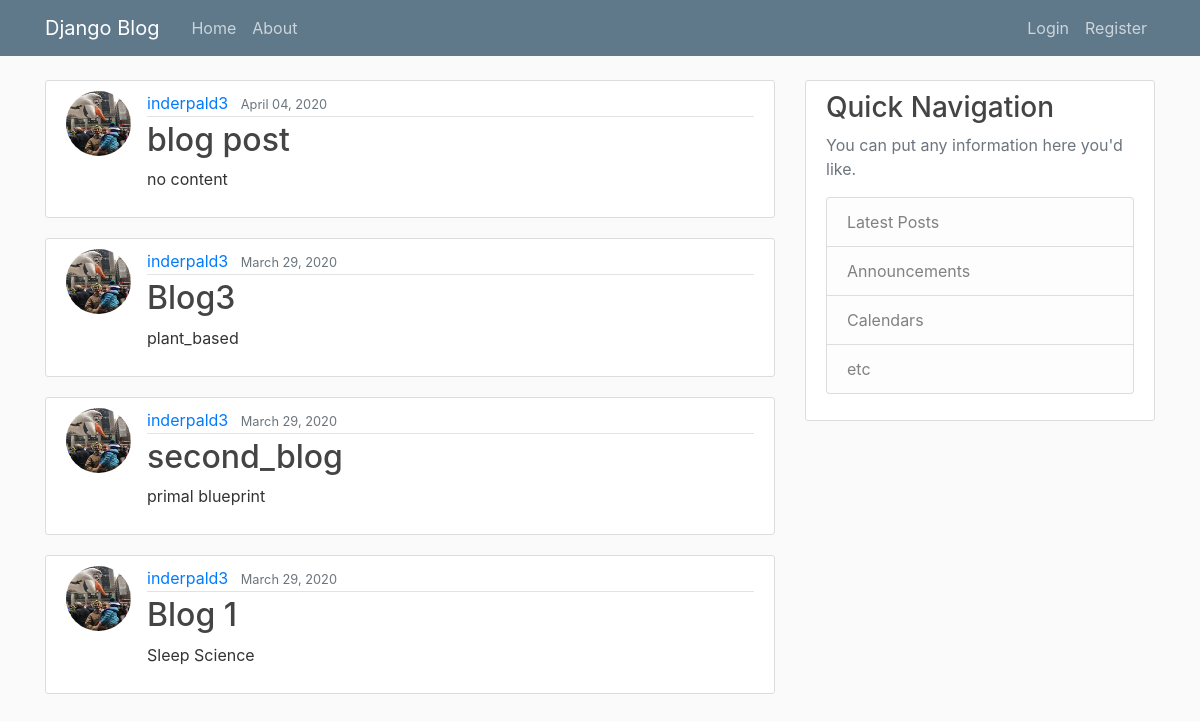
The page / on the database its author committed.
### blog/models.py (models this page shows, shortened)
class Post(models.Model):
    title = models.CharField(max_length=100)
    content = models.TextField()
    date_posted = models.DateTimeField(default=timezone.now)
    author = models.ForeignKey(User, on_delete=models.CASCADE)

### users/models.py (models this page shows, shortened)
class Profile(models.Model):
    user = models.OneToOneField(User, on_delete=models.CASCADE)
    image = models.ImageField(default='default.jpg', upload_to='profile_pics')

### blog/views.py (the view)
# urls.py: path('', PostListView.as_view(), name='blog-home'),
class PostListView(ListView):
    model = Post
    template_name = 'blog/home.html'
    context_object_name = 'posts'
    ordering = ['-date_posted']
    paginate_by = 5

### blog/templates/blog/home.html
{% extends 'blog/base.html'%}
{% block replace_content%}
    {% for post in posts %}
        <article class="media content-section">
            <img class="rounded-circle article-img" src="{{ post.author.profile.image.url }}">
            <div class="media-body">
            <div class="article-metadata">
                <a class="mr-2" href="#">{{ post.author }}</a>
                <small class="text-muted">{{ post.date_posted|date:'F d, Y' }}</small>
            </div>
            <h2><a class="article-title" href="{% url 'post-detail' post.id %}">{{ post.title }}</a></h2>
            <p class="article-content">{{ post.content }}</p>
            </div>
        </article>
    {% endfor %}
{% endblock replace_content%}

### blog/static/blog/main.css (style rules this page uses)
body { background: #fafafa; color: #333333; margin-top: 5rem; }
h1, h2, h3, h4, h5, h6 { color: #444444; }
.content-section { background: #ffffff; padding: 10px 20px; border: 1px solid #dddddd; border-radius: 3px; margin-bottom: 20px; }
.article-title { color: #444444; }
.article-content { white-space: pre-line; }
.article-img { height: 65px; width: 65px; margin-right: 16px; }
.article-metadata { padding-bottom: 1px; margin-bottom: 4px; border-bottom: 1px solid #e3e3e3 }

### rows shown on the page
Post: author.profile.image (picture), author "inderpald3", date_posted "April 04, 2020", title "blog post", content "no content"
Post: author.profile.image (picture), author "inderpald3", date_posted "March 29, 2020", title "Blog3", content "plant_based"
Post: author.profile.image (picture), author "inderpald3", date_posted "March 29, 2020", title "second_blog", content "primal blueprint"
Post: author.profile.image (picture), author "inderpald3", date_posted "March 29, 2020", title "Blog 1", content "Sleep Science"
